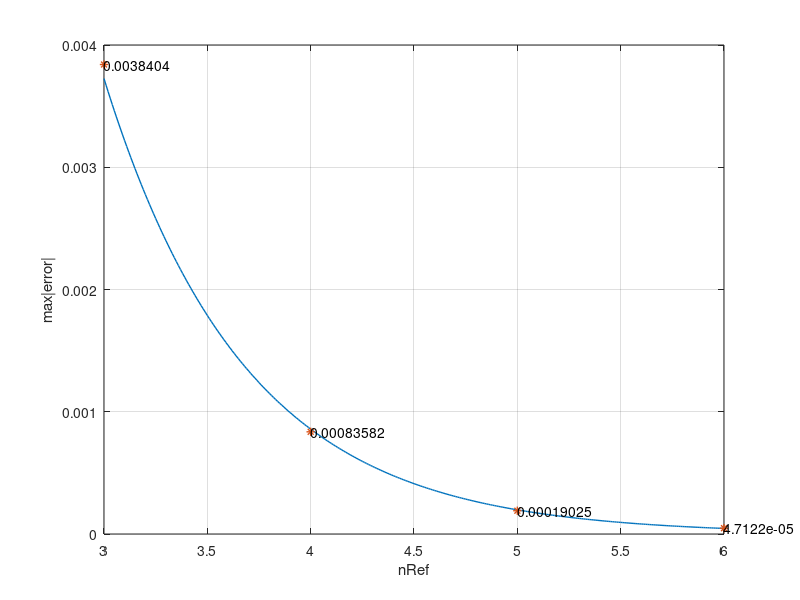

This chart was generated by the following MATLAB code:
%determine max abs of cavitation points. These errors are saved in
%max_contatc.mat.

% n = [3:6];
% for j = 1:length(n)
%     nRef = n(j);
%     LABO;
%     num_iter(j) = ii; % num_iter = [10    12    15    21]
%     p3 = full(p3);
%     neg = nonzeros(setdiff(p3,p3(xx)));
%     e(j) = max(abs(neg));
%     
% end
%%
% plot errors fitted with an exponential interpolation
e = load ('max_contact.mat');
e = e.e;
n = [3:6];
logp1 = polyfit([n(1):n(end)],log10(e),1);
logpred1 = 10.^polyval(logp1,[n(1):0.01:n(end)]);

plot([n(1):0.01:n(end)],logpred1,'LineWidth',1)
hold on
plot([n(1):n(end)],e,'*','LineWidth',1)
grid on
xlabel('nRef')
ylabel('max|error|')
text(n(1),e(1),num2str(e(1)))
text(n(2),e(2),num2str(e(2)))
text(n(3),e(3),num2str(e(3)))
text(n(4),e(4),num2str(e(4)))